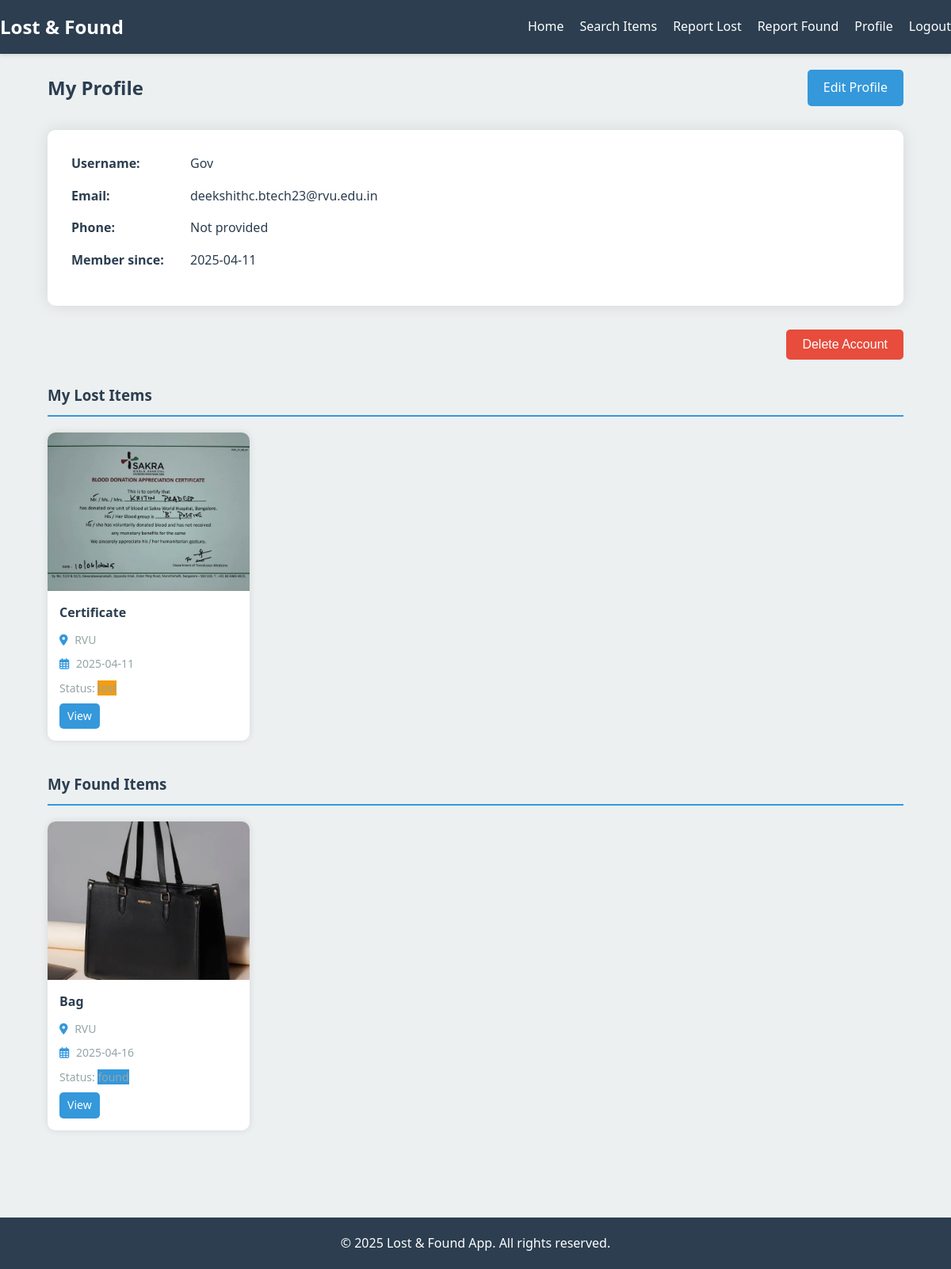
The page /profile (signed in) on the database its author committed.
### app.py (models this page shows)
class User(db.Model, UserMixin):
    id = db.Column(db.Integer, primary_key=True)
    username = db.Column(db.String(50), unique=True, nullable=False)
    email = db.Column(db.String(100), unique=True, nullable=False)
    password = db.Column(db.String(200), nullable=False)
    phone = db.Column(db.String(20))
    created_at = db.Column(db.DateTime, default=datetime.utcnow)
    lost_items = db.relationship('LostItem', backref='owner', lazy=True)
    found_items = db.relationship('FoundItem', backref='finder', lazy=True)

class LostItem(db.Model):
    id = db.Column(db.Integer, primary_key=True)
    name = db.Column(db.String(100), nullable=False)
    description = db.Column(db.Text, nullable=False)
    location = db.Column(db.String(100), nullable=False)
    date_lost = db.Column(db.Date, nullable=False)
    image = db.Column(db.String(100))
    status = db.Column(db.String(20), default='lost')
    created_at = db.Column(db.DateTime, default=datetime.utcnow)
    user_id = db.Column(db.Integer, db.ForeignKey('user.id'), nullable=False)

class FoundItem(db.Model):
    id = db.Column(db.Integer, primary_key=True)
    name = db.Column(db.String(100), nullable=False)
    description = db.Column(db.Text, nullable=False)
    location = db.Column(db.String(100), nullable=False)
    date_found = db.Column(db.Date, nullable=False)
    image = db.Column(db.String(100))
    status = db.Column(db.String(20), default='found')
    created_at = db.Column(db.DateTime, default=datetime.utcnow)
    user_id = db.Column(db.Integer, db.ForeignKey('user.id'), nullable=False)

### app.py (the view)
    @app.route('/profile')
    @login_required
    def profile():
        return render_template('profile/view.html', user=current_user)

### templates/profile/view.html (shortened to what this page needs)
{% extends "base.html" %}
{% block content %}
<section class="profile">
    <div class="container">
        <div class="profile-header">
            <h2>My Profile</h2>
            <a href="{{ url_for('edit_profile') }}" class="btn">Edit Profile</a>
        </div>
        <div class="profile-details">
            <div class="detail">
                <span class="label">Username:</span>
                <span class="value">{{ user.username }}</span>
            </div>
            <div class="detail">
                <span class="label">Email:</span>
                <span class="value">{{ user.email }}</span>
            </div>
            <div class="detail">
                <span class="label">Phone:</span>
                <span class="value">{{ user.phone if user.phone else 'Not provided' }}</span>
            </div>
            <div class="detail">
                <span class="label">Member since:</span>
                <span class="value">{{ user.created_at.strftime('%Y-%m-%d') }}</span>
            </div>
        </div>
        <div class="profile-actions">
            <form method="POST" action="{{ url_for('delete_profile') }}" onsubmit="return confirm('Are you sure you want to delete your account? This cannot be undone.');">
                <button type="submit" class="btn btn-danger">Delete Account</button>
            </form>
        </div>
        <div class="profile-items">
            <h3>My Lost Items</h3>
            {% if user.lost_items %}
                <div class="items-grid">
                    {% for item in user.lost_items %}
                        <div class="item-card">
                            <div class="item-image">
                                {% if item.image %}
                                    <img src="{{ url_for('static', filename='uploads/' + item.image) }}" alt="{{ item.name }}">
                                {% else %}
                                    <div class="no-image">No Image</div>
                                {% endif %}
                            </div>
                            <div class="item-details">
                                <h4>{{ item.name }}</h4>
                                <p><i class="fas fa-map-marker-alt"></i> {{ item.location }}</p>
                                <p><i class="far fa-calendar-alt"></i> {{ item.date_lost.strftime('%Y-%m-%d') }}</p>
                                <p>Status: <span class="status-{{ item.status }}">{{ item.status }}</span></p>
                                <a href="{{ url_for('lost_item_details', id=item.id) }}" class="btn btn-small">View</a>
                            </div>
                        </div>
                    {% endfor %}
                </div>
            {% else %}
                <p>You haven't reported any lost items yet.</p>
            {% endif %}
        </div>
        <div class="profile-items">
            <h3>My Found Items</h3>
            {% if user.found_items %}
                <div class="items-grid">
                    {% for item in user.found_items %}
                        <div class="item-card">
                            <div class="item-image">
                                {% if item.image %}
                                    <img src="{{ url_for('static', filename='uploads/' + item.image) }}" alt="{{ item.name }}">
                                {% else %}
                                    <div class="no-image">No Image</div>
                                {% endif %}
                            </div>
                            <div class="item-details">
                                <h4>{{ item.name }}</h4>
                                <p><i class="fas fa-map-marker-alt"></i> {{ item.location }}</p>
                                <p><i class="far fa-calendar-alt"></i> {{ item.date_found.strftime('%Y-%m-%d') }}</p>
                                <p>Status: <span class="status-{{ item.status }}">{{ item.status }}</span></p>
                                <a href="{{ url_for('found_item_details', id=item.id) }}" class="btn btn-small">View</a>
                            </div>
                        </div>
                    {% endfor %}
                </div>
            {% else %}
                <p>You haven't reported any found items yet.</p>
            {% endif %}
        </div>
    </div>
</section>
{% endblock %}

### static/css/style.css (style rules this page uses)
:root { --primary-color: #3498db; --secondary-color: #2980b9; --accent-color: #e74c3c; --light-color: #ecf0f1; --dark-color: #2c3e50; --success-color: #2ecc71; --warning-color: #f39c12; --danger-color: #e74c3c; --gray-color: #95a5a6; --white-color: #ffffff; --black-color: #000000; }
* { margin: 0; padding: 0; box-sizing: border-box; }
body { font-family: 'Segoe UI', Tahoma, Geneva, Verdana, sans-serif; line-height: 1.6; color: var(--dark-color); background-color: var(--light-color); }
a { text-decoration: none; color: var(--primary-color); }
.container { width: 90%; max-width: 1200px; margin: 0 auto; padding: 20px 0; }
.btn { display: inline-block; background: var(--primary-color); color: var(--white-color); padding: 10px 20px; border: none; border-radius: 5px; cursor: pointer; font-size: 16px; transition: background 0.3s ease; }
.btn-small { padding: 5px 10px; font-size: 14px; }
.btn-danger { background: var(--danger-color); }
.profile-header { display: flex; justify-content: space-between; align-items: center; margin-bottom: 30px; }
.profile-details { background: var(--white-color); padding: 30px; border-radius: 10px; box-shadow: 0 0 20px rgba(0, 0, 0, 0.1); margin-bottom: 30px; }
.detail { display: flex; margin-bottom: 15px; }
.detail .label { font-weight: 600; width: 150px; }
.profile-actions { margin: 30px 0; text-align: right; }
.profile-items { margin-bottom: 40px; }
.profile-items h3 { margin-bottom: 20px; padding-bottom: 10px; border-bottom: 2px solid var(--primary-color); }
.items-grid { display: grid; grid-template-columns: repeat(auto-fill, minmax(250px, 1fr)); gap: 20px; margin-top: 20px; }
.item-card { background: var(--white-color); border-radius: 10px; overflow: hidden; box-shadow: 0 0 10px rgba(0, 0, 0, 0.1); transition: transform 0.3s ease; }
.item-image { height: 200px; overflow: hidden; }
.item-image img { width: 100%; height: 100%; object-fit: cover; }
.item-details { padding: 15px; }
.item-details h3, .item-details h4 { margin-bottom: 10px; color: var(--dark-color); }
.item-details p { margin-bottom: 8px; color: var(--gray-color); font-size: 14px; }
.item-details .fas, .item-details .far { margin-right: 5px; color: var(--primary-color); }
.status-lost { background: var(--warning-color); }
.status-found { background: var(--primary-color); }

### rows shown on the page
User: username "Gov", email "deekshithc.btech23@rvu.edu.in", phone "Not provided", created_at "2025-04-11"
LostItem: image (picture), name "Certificate", location "RVU", date_lost "2025-04-11", status "lost"
FoundItem: image (picture), name "Bag", location "RVU", date_found "2025-04-16", status "found"
